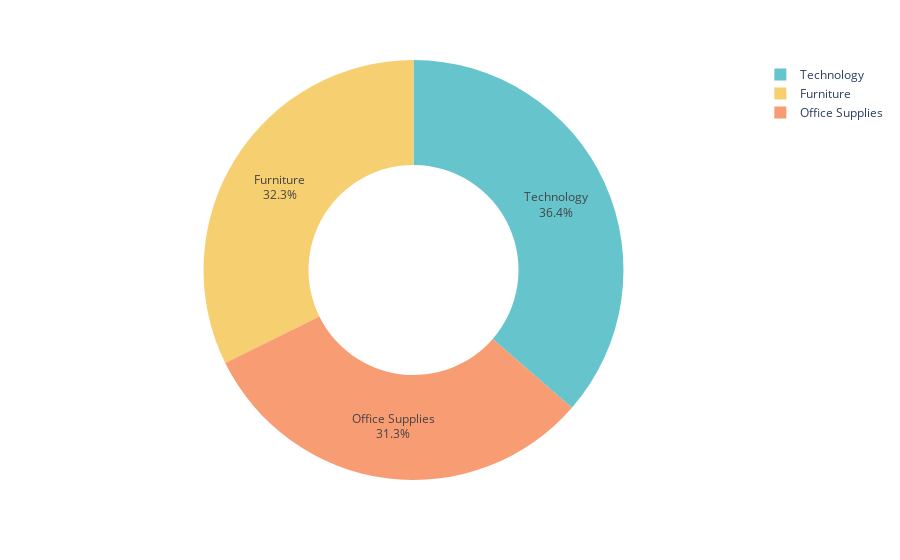

Here is the notebook cell this chart was saved with:
### Markdown cell above
![green-divider](https://user-images.githubusercontent.com/7065401/52071924-c003ad80-2562-11e9-8297-1c6595f8a7ff.png)
## Let's take a look at the sales by category

### Code cell
sales_by_category = df.groupby('Category')['Sales'].sum().reset_index()


fig = px.pie(sales_by_category, 
            values='Sales', 
            names='Category', 
            hole=0.5, 
            color_discrete_sequence=px.colors.qualitative.Pastel)

fig.update_traces(textposition='inside',textinfo='percent+label')
fig.update_layout(title_text='Sales by Category', title_font=dict(size=17))

fig.show()

### Figure 1 — Plotly figure (JSON) as saved in the notebook; plotly's stock layout.template omitted (floating-point values rounded to 4 significant figures)
{"data": [{"domain": {"x": [0, 1], "y": [0, 1]}, "hole": 0.5, "hovertemplate": "Category=%{label}<br>Sales=%{value}<extra></extra>", "labels": ["Furniture", "Office Supplies", "Technology"], "legendgroup": "", "name": "", "showlegend": true, "textinfo": "percent+label", "textposition": "inside", "type": "pie", "values": [742000.0, 719000.0, 836200.0]}], "layout": {"autosize": true, "legend": {"tracegroupgap": 0}, "margin": {"t": 60}, "piecolorway": ["rgb(102, 197, 204)", "rgb(246, 207, 113)", "rgb(248, 156, 116)", "rgb(220, 176, 242)", "rgb(135, 197, 95)", "rgb(158, 185, 243)", "rgb(254, 136, 177)", "rgb(201, 219, 116)", "rgb(139, 224, 164)", "rgb(180, 151, 231)", "rgb(179, 179, 179)"]}}
